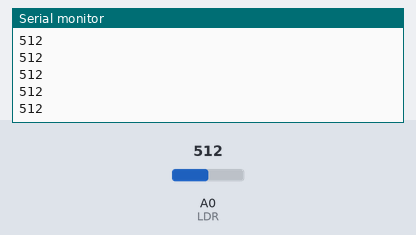
A sketch run on a simulated ESP8266 (NodeMCU). Parts: the last lines printed to the serial monitor. The test bench sets the inputs (shaded band); at power-on: A0 (LDR) = 512. WiFi joins after 1.5 s; servers stay silent unless stated.

Above: at 2.7 s.
2.8 s: A0 (LDR) set to 716
At 3.4 s:
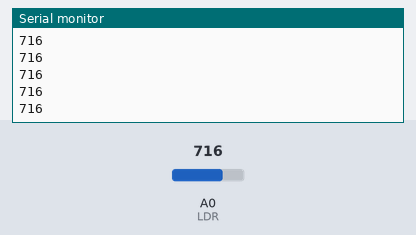
4.3 s: A0 (LDR) set to 900
At 5.64 s:
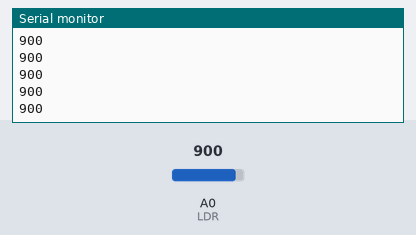
Timing chart, 0 to 7.3 s (numbered marks = the images above; inputs shaded):
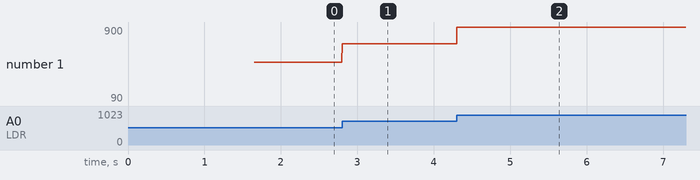

The sketch:

MillisExample.ino
```cpp
/*
Author:  Frederik
*/


#include <FirebaseArduino.h>
#include <Firebase.h>
#include <ESP8266WiFi.h>

#define FIREBASE_HOST"pdp-test-47ed0.firebaseio.com"
#define FIREBASE_AUTH"dtNxJuf4xsr78sdk1sjli83RcF3ggVvJCYiFxp6o"
#define WiFiUser"AU-Gadget"
#define WiFiPass"augadget"

long interval = 1000; //delay for communicating with database
long previousMillis = 0; //variable to hold whenever we passed our latest interval
int maxLightValue; //holds our maxLightValue in the current interval

uint8_t LDR = A0; //pin with LDR sensor which senses the intensitivity of the surrounding light

//the setup function runs once upon start
void setup() {
	Serial.begin(9600);

	//setup LDR-sensor
	pinMode(LDR, INPUT);

	//connect to WiFi
	WiFi.begin(WiFiUser, WiFiPass);
	Serial.print("connecting");
	while (WiFi.status() != WL_CONNECTED) {
		Serial.print(".");
		delay(500);
	}
	Serial.println();
	Serial.print("connected");
	Serial.print(WiFi.localIP());

	//begin Firebase
	Firebase.begin(FIREBASE_HOST, FIREBASE_AUTH);
}

//the loop function runs over and over again until power down or reset
void loop() {

	//read light intensitivity from LDR
	int lightValue = analogRead(LDR);
	//if lightValue is the largest yet, update maxLightValue
	if (lightValue > maxLightValue) {
		maxLightValue = lightValue;
	}
	Serial.println(lightValue);

	//go into loop whenever "interval" has gone by
	unsigned long currentMillis = millis();
	if (currentMillis - previousMillis > interval) {
		//update previousMillis so we can count to next interval
		previousMillis = currentMillis;

		//read light intensitivity from LDR and reset maxLightValue
		updateDatabase(maxLightValue);
		maxLightValue = 0;
	}
}

//updates database with a value
void updateDatabase(int value) {
	Firebase.setInt("LDR-sensor", value);
	if (Firebase.failed()) { //handle error
		Serial.println("Failed setting value");
		Serial.println(Firebase.error()); //get error info
	}
	else {
		Serial.println("Success setting value");
	}
}
```

Measured:
- after the input at 2.8 s, the serial monitor: prints a new line at once (image 1)
- after the input at 4.3 s, the serial monitor: prints a new line at once (image 2)
- plotted number 1: 512 → 716 after the input at 2.8 s, 716 → 90 after the input at 4.3 s
